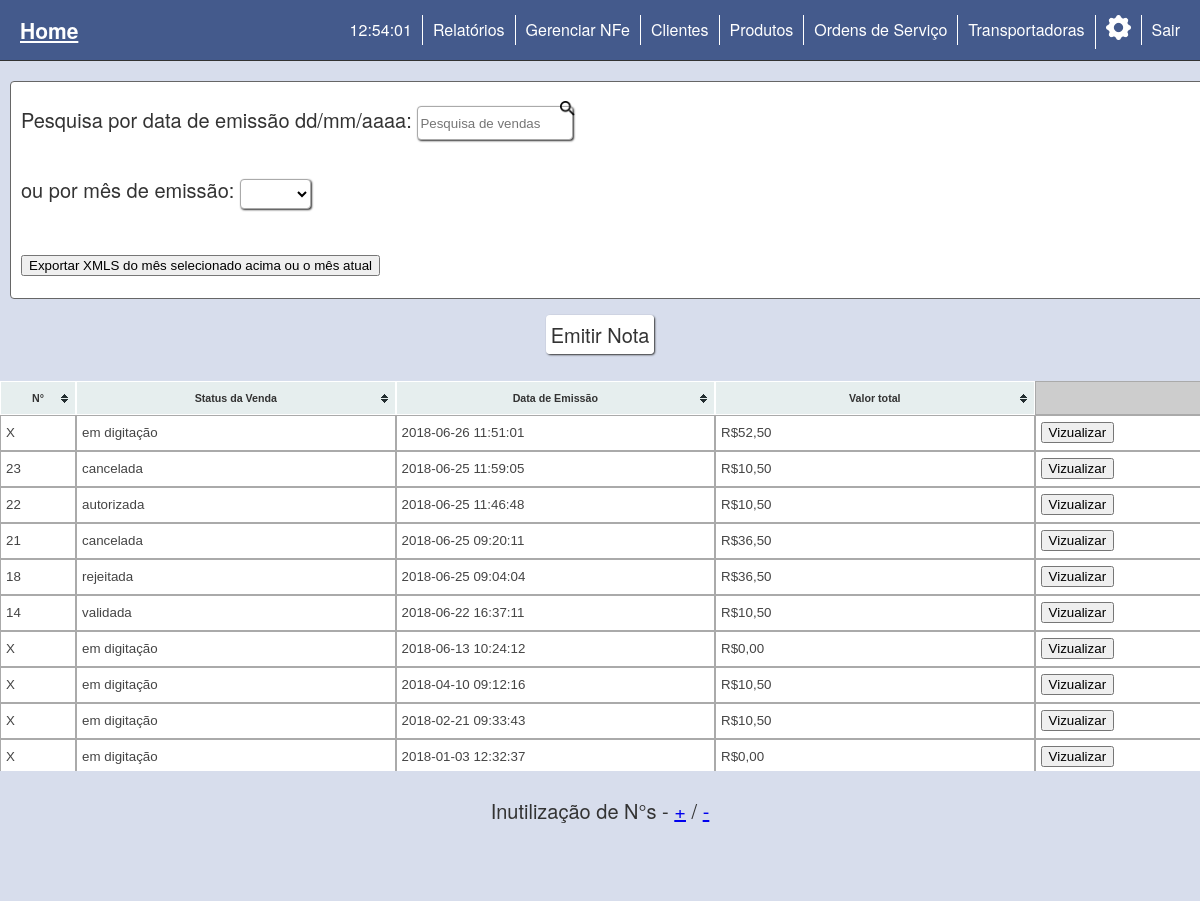
/old_v/backup/venda_lista_nfce.php (signed in), run on the app's committed database.
### tables this page shows
CREATE TABLE `tab_nfe` (
  `id_nfe` int(11) NOT NULL,
  `num_nfe` int(11) NOT NULL,
  `id_cliente` int(11) NOT NULL,
  `id_retirada` int(11) NOT NULL,
  `id_entrega` int(11) NOT NULL,
  `uf_nfe` int(11) DEFAULT '33',
  `cod_numero_nfe` bigint(8) NOT NULL,
  `nop_nfe` varchar(60) NOT NULL,
  `forma_pagamento` int(11) DEFAULT '0',
  `modelo_nfe` int(11) DEFAULT NULL,
  `serie_nfe` int(11) DEFAULT NULL,
  `data_emis_nfe` datetime DEFAULT NULL,
  `data_hora_saida_entrada_nfe` datetime DEFAULT NULL,
  `tipo_documento_nfe` int(11) DEFAULT '1',
  `destino_operacao_nfe` int(11) DEFAULT '1',
  `cod_municipio_ocorrencia_nfe` varchar(7) DEFAULT '3305109',
  `nfref_nfe` text NOT NULL,
  `formato_danfe_nfe` int(11) NOT NULL DEFAULT '4',
  `forma_emissao_nfe` int(11) DEFAULT '1',
  `cod_dv_nfe` int(11) NOT NULL,
  `ambiente_nfe` int(11) NOT NULL,
  `finalidade_emissao_nfe` int(11) DEFAULT '1',
  `comprador_final_nfe` int(11) NOT NULL DEFAULT '1',
  `presenca_comprador_nfe` int(11) NOT NULL DEFAULT '1',
  `procemi_nfe` int(11) NOT NULL DEFAULT '0',
  `verproc_nfe` varchar(20) NOT NULL DEFAULT '0.5',
  `status_venda_nfe` varchar(50) NOT NULL,
  `val_total_nfe` decimal(6,2) NOT NULL,
  `id_transp_nfe` int(11) NOT NULL,
  `mod_frete` tinyint(1) DEFAULT '9',
  `tipo_doc_transp_nfe` tinyint(1) NOT NULL,
  `cod_antt_nfe` varchar(60) NOT NULL,
  `placa_veic_nfe` varchar(10) NOT NULL,
  `uf_veic_nfe` varchar(2) NOT NULL,
  `qtd_vol_nfe` decimal(16,4) NOT NULL,
  `especie_vol_nfe` varchar(60) NOT NULL,
  `marca_vol_nfe` varchar(60) NOT NULL,
  `num_vol_nfe` int(11) NOT NULL,
  `peso_bruto_nfe` decimal(16,4) NOT NULL,
  `peso_liq_nfe` decimal(16,4) NOT NULL,
  `val_transp_nfe` decimal(15,2) DEFAULT '0.00',
  `tipo_pg_nfe` varchar(2) DEFAULT NULL,
  `val_pg_nfe` decimal(20,2) DEFAULT NULL,
  `cnpj_oper_nfe` varchar(14) DEFAULT NULL,
  `bandeira_pg_nfe` tinyint(2) DEFAULT NULL,
  `cod_aut_pg_nfe` varchar(30) DEFAULT NULL,
  `inf_ad_fisco_nfe` text NOT NULL,
  `inf_ad_compl_nfe` text NOT NULL
);

CREATE TABLE `tab_xml` (
  `id_xml` int(11) NOT NULL,
  `id_venda` int(11) NOT NULL,
  `chave_xml` varchar(255) NOT NULL,
  `protocolo_xml` varchar(100) NOT NULL,
  `finalidade_xml` varchar(40) NOT NULL,
  `tipo_xml` varchar(40) NOT NULL,
  `conteudo_xml` text NOT NULL,
  `assinado_xml` tinyint(1) DEFAULT NULL,
  `valido_xml` tinyint(1) NOT NULL,
  `transmitido_xml` tinyint(1) NOT NULL,
  `rejeitado_xml` tinyint(1) NOT NULL,
  `cancelado_xml` tinyint(1) NOT NULL,
  `inutilizado_xml` tinyint(1) NOT NULL
);

### old_v/backup/php/querys.php (called while the page is built, shortened)
<?php
	function xml_venda($pdo,$venda){
		$select = $pdo->query("SELECT * FROM tab_xml WHERE id_venda = '".$venda."' ");
		return $select->fetchAll();
	}
	function venda_all_nfce($pdo){
		try{
			$select = $pdo->query("SELECT * FROM tab_nfe WHERE modelo_nfe = '65' ORDER BY data_emis_nfe DESC");
		return $select->fetchAll();
		}catch (PDOException $e) {
			print "Error!: " . $e->getMessage() . "<br/>";
	    	die();
		}
	}
?>

### old_v/backup/venda_lista_nfce.php (the view, shortened to what this page needs)
<?php
	include "php/conection.php";
	include "php/querys.php";
	$data = 0;
	if(isset($_POST['data']) && $_POST['data'] != NULL){
		$venda_all = venda_data_nfce($pdo,$_POST['data']);
		$data = 1;
	}else {
		$venda_all = venda_all_nfce($pdo);
	}
	if($data == 0){
		if(isset($_POST['mes']) && $_POST['mes'] != NULL){
			$venda_all = venda_mensal_nfce($pdo,$_POST['mes']);
		}else {
			$venda_all = venda_all_nfce($pdo);
		}
	}
?>
<!DOCTYPE html>
<html moznomarginboxes mozdisallowselectionprint>
  <head>
    <link rel="stylesheet" type="text/css" href="css/css_section.css" />
    <link rel="stylesheet" type="text/css" href="css/css_menu.css" />
    <link rel="stylesheet" type="text/css" href="css/ativos.css" />
    <link rel="stylesheet" type="text/css" href="js/tema/style.css" />
  </head>
  <?php include "menu_links.php";?>
    <section id="cadastro">
    <center>
    	<article id="op" class="grupo" style="width: 1180px">
    		<br />
			<form style="position: relative; float: left" action="venda_lista_nfce.php" method="post" >
				<div id="search">
					<span>
						Pesquisa por data de emissão dd/mm/aaaa:
					</span>
					<input type="text" name="data" id="pesquisa_2" placeholder="Pesquisa de vendas" autofocus />
					<img src="assets/images/lupa.png" id="pesquisa_img">
				</div>
			</form>
			<br /><br /><br />
			<form style="position: relative; float: left" action="venda_lista_nfce.php" id="form_mes" method="post">
				<div id="search">
					<span>
						ou por mês de emissão:
					</span>
					<select onchange="$('#form_mes').submit();" style="border: 0; width: auto" name="mes" id="pesquisa_2"/>
						<option></option>
						<option>11/2016</option>
				</div>
			</form>
			<br /><br /><br />
			<form style="position: relative; float: left" method="POST" action="php/exporta_xml_massa.php">
				<button type="submit">Exportar XMLS do mês selecionado acima ou o mês atual</button>
			</form>
			<br /><br />
		</article>
	</center>
	<br />
	<span>
		<a href="cadastra_venda_pre_form.php" class="interno">Emitir Nota</a>
	</span>
    <br /><br />
    	<div class="corpo_venda" style="height: 400px; width: 1205px; overflow: auto;">
    		<table id="lista" class="tablesorter">
    			<thead>
	    			<tr id="lista_titulo" style="text-align: center">
	    				<th style="width: 40px">
	    					N°
	    				</th>
	    				<th style="width: 200px">
	    					Status da Venda
	    				</th>
	    				<th style="width: 200px;">
	    					Data de Emissão
	    				</th>
	    				<th style="width: 200px">
	    					Valor total
	    				</th>
	    				<td style="width: 100px">
	    				</td>
	    			</tr>
	    		</thead>
	    		<tbody>
		    		<?php $cont = 0; foreach($venda_all as $index=>$key) { ?>
		    			<?php
		    				$xml = xml_venda($pdo,$key['id_nfe']);
		    				if($xml!=array()){
								$xml_1 = simplexml_load_string($xml[0]['conteudo_xml']);
								if($xml[0]['transmitido_xml']!=0){
									$num = $xml_1->NFe->infNFe->ide->nNF;
									$sit = "autorizada";
								}else{
									$num = $xml_1->infNFe->ide->nNF;
								}
								if($xml[0]['inutilizado_xml']!=0){
									$sit = "inutilizada";
								}else if($xml[0]['cancelado_xml']!=0){
									$sit = "cancelada";
								}else if($xml[0]['rejeitado_xml']!=0){
									$sit = "rejeitada";
								}else if($xml[0]['transmitido_xml']!=0){
									$sit = "autorizada";
								}else if($xml[0]['valido_xml']!=0){
									$sit = "validada";
								}else if($xml[0]['assinado_xml']!=0){
									$sit = "assinada";
								}else{
									$sit = "em digitação";
								}
		    				}else{
		    					$num = 'X';
								$sit = "em digitação";
		    				}
		    			?>
		    			<tr id="lista_content">
		    				<td>
		    					<?php echo $num ?>
		    				</td>
		    				<td>
		    					<?php echo $sit ?>
		    				</td>
		    				<td>
		    					<?php echo $key['data_emis_nfe'] ?>
		    				</td>
		    				<td>
		    					R$<?php echo number_format($key['val_total_nfe'], 2, ',', '.'); ?>
		    				</td>
		    				<td>
		    					<form action="cadastra_venda_pos_form.php" method="get">
		    						<button type="submit">Vizualizar</button>
		    					</form>
		    				</td>
		    			</tr>
		    		<?php } ?>
		    	</tbody>
    		</table>
    	</div>
    	<br /><br />
    	<label id="titulo" for="cliente">Inutilização de N°s -
    		<a href="javascript:void(0);" onclick="$('#inutil').show();">+</a>
    		/
    		<a href="javascript:void(0);" onclick="$('#inutil').hide();">-</a>
    	</label>
    </section>
  </body>
</html>

### css/css_section.css (style rules this page uses)
section { padding: 80px 20px 50px; border-top: 1px solid #ccc; font-size: 20px; line-height: 24px; text-align: center; }
section:after { content: ""; display: block; clear: both; }
section img { width: 44%; margin: 0 0 10px 4%; }

### css/css_menu.css (style rules this page uses)
html, body, div, span, applet, object, iframe, h1, h2, h3, h4, h5, h6, hr, p, blockquote, pre, a, abbr, acronym, address, big, cite, code, del, dfn, em, font, img, ins, kbd, q, s, samp, small, strike, strong, sub, sup, tt, var, b, u, i, center, dl, dt, dd, ol, ul, li, fieldset, form, label, legend, table, caption, tbody, tfoot, thead, tr, th, td { margin:0; padding:0; border:0; background:transparent; }
body { width:100%; font-family: "Helvetica Neue", Helvetica, Arial, sans-serif; color: #333; text-shadow: 0 1px 0 #fff; background: #D7DDEC; }
input[type=text], input[type=password] { border-radius:4px; -moz-border-radius:4px; -webkit-border-radius:4px; box-shadow: 1px 1px 2px #333333; -moz-box-shadow: 1px 1px 2px #333333; -webkit-box-shadow: 1px 1px 2px #333333; background: #fff; border:1px solid #000000; width:150px; height:30px; }
select { border-radius:4px; -moz-border-radius:4px; -webkit-border-radius:4px; box-shadow: 1px 1px 2px #333333; -moz-box-shadow: 1px 1px 2px #333333; -webkit-box-shadow: 1px 1px 2px #333333; background: #fff; border:0px solid #000000; width:150px; height:30px; }

### css/ativos.css (style rules this page uses)
* { text-shadow: none !important; }
#cadastro { padding: 80px 00px 50px; border-top: 1px solid #ccc; line-height: 24px; text-align: center; }
#cadastro form input { border: 1px solid #aaa; }
#cadastro form select { border: 1px solid #aaa !important; }
.corpo_venda { display: inline-block; max-width: 1300px; margin: 0 auto; text-align: left; }
#titulo { margin: 0px 10px 0px; }
.grupo { border: 1px solid #666; padding: 0px 10px 0px; margin: 0px 10px 0px; background: #fff; border-radius:4px; -moz-border-radius:4px; -webkit-border-radius:4px; }
td, th { border: 1px solid #aaa; }
.interno { padding: 5px; border: 0px solid #333; background: #fff; border-radius:4px; -moz-border-radius:4px; -webkit-border-radius:4px; box-shadow: 1px 1px 2px #333333; -moz-box-shadow: 1px 1px 2px #333333; -webkit-box-shadow: 1px 1px 2px #333333; }
.interno:link { text-decoration: none; color: #333; }
#lista { border-spacing: 0; border-collapse: separate; font-size: 10pt; }
#lista #lista_content td { background: #fff; color: #444; }
#lista #lista_content td { padding: 5px; }
#lista #lista_titulo td { padding: 5px; }
#search { margin-right: 10px; }
#pesquisa_img { position:absolute; bottom:14px; right:8px; width:15px; height:15px; }

### js/tema/style.css (style rules this page uses)
table.tablesorter { font-family:arial; background-color: #CDCDCD; margin:10px 0pt 15px; font-size: 8pt; width: 100%; text-align: left; }
table.tablesorter thead tr th, table.tablesorter tfoot tr th { background-color: #e6EEEE; border: 1px solid #FFF; font-size: 8pt; padding: 4px; }
table.tablesorter thead tr .header { background-image: url(bg.gif); background-repeat: no-repeat; background-position: center right; cursor: pointer; }
table.tablesorter tbody td { color: #3D3D3D; padding: 4px; background-color: #FFF; vertical-align: top; }

### data on the page
tab_nfe: num "X", sit "em digitação", data_emis_nfe "2018-06-26 11:51:01", val_total_nfe "52,50"
tab_nfe: num "23", tab_xml.cancelado_xml "cancelada", data_emis_nfe "2018-06-25 11:59:05", val_total_nfe "10,50"
tab_nfe: num "22", tab_xml.transmitido_xml "autorizada", data_emis_nfe "2018-06-25 11:46:48", val_total_nfe "10,50"
tab_nfe: num "21", tab_xml.cancelado_xml "cancelada", data_emis_nfe "2018-06-25 09:20:11", val_total_nfe "36,50"
tab_nfe: num "18", tab_xml.rejeitado_xml "rejeitada", data_emis_nfe "2018-06-25 09:04:04", val_total_nfe "36,50"
tab_nfe: num "14", tab_xml.valido_xml "validada", data_emis_nfe "2018-06-22 16:37:11", val_total_nfe "10,50"
tab_nfe: num "X", sit "em digitação", data_emis_nfe "2018-06-13 10:24:12", val_total_nfe "0,00"
tab_nfe: num "X", sit "em digitação", data_emis_nfe "2018-04-10 09:12:16", val_total_nfe "10,50"
tab_nfe: num "X", sit "em digitação", data_emis_nfe "2018-02-21 09:33:43", val_total_nfe "10,50"
tab_nfe: num "X", sit "em digitação", data_emis_nfe "2018-01-03 12:32:37", val_total_nfe "0,00"
